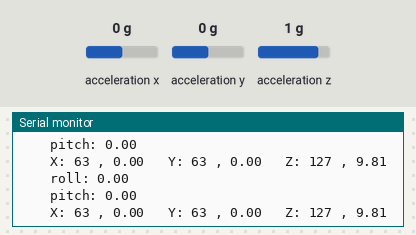
Bench run of a sketch on a simulated Teensy 4. On the bench: the last lines printed to the serial monitor. The test bench sets the inputs (shaded band); at power-on: acceleration x 0 g, acceleration y 0 g, acceleration z 1 g.

Above: at 1.3 s.
1.4 s: acceleration x set to -1.4 g
At 2.4 s:
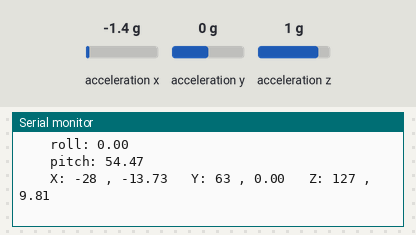
2.9 s: acceleration y set to -1.4 g
At 3.8 s:
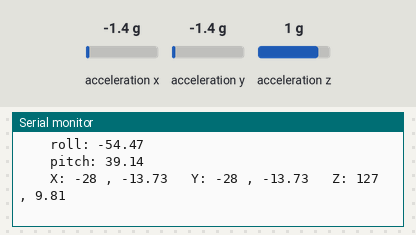
4.4 s: acceleration z set to -1.4 g
At 5.5 s:
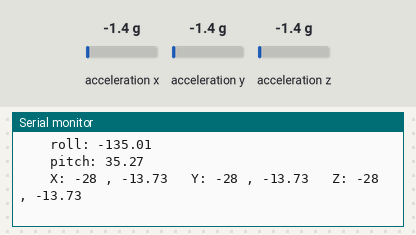
Timing chart, 0 to 7.4 s (numbered marks = the images above; inputs shaded):
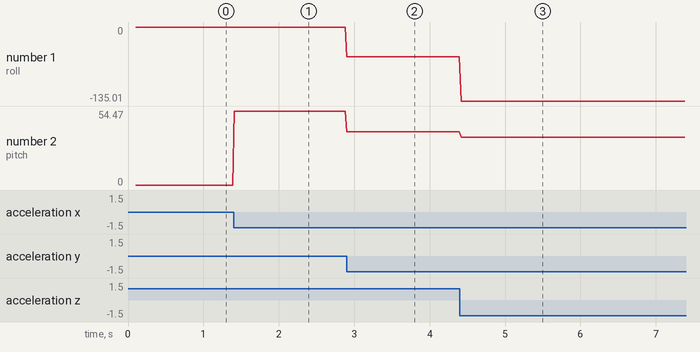

The sketch:

LIS3DH_MIDI_CC.ino.ino
```cpp
// Read Adafruit LIS3DH accelerometer
// and transmit x,y,z values as MIDI CC
// (only teensy)
// by ultranoise based on examples by Adafruit

#include <Wire.h>
#include <math.h>
#include <Adafruit_LIS3DH.h>
#include <Adafruit_Sensor.h>

// I2C
Adafruit_LIS3DH lis = Adafruit_LIS3DH();

// the MIDI channel number to send messages
const int channel = 1;

// the MIDI continuous controller for each accelerometer axis
const int controllerA0 = 10; // 10 = pan position
const int controllerA1 = 11; // 11 = volume/expression
const int controllerA2 = 91; // 91 = reverb level
const int controllerPitch = 101; //
const int controllerRoll = 120; //

// store previously sent values, to detect changes
int previousA0 = -1;
int previousA1 = -1;
int previousA2 = -1;
double previousRoll = -1;
double previousPitch = -1;

elapsedMillis msec = 0;  //to measure time between events


void setup() {
  Serial.begin(115200);
  Serial.println("Trying to read LIS3DH!");

  if (! lis.begin(0x18)) {   // change this to 0x19 for alternative i2c address
    Serial.println("Couldnt start");
    while (1);
  }
  Serial.println("LIS3DH found!");

  lis.setRange(LIS3DH_RANGE_4_G);   // 2, 4, 8 or 16 G!

  Serial.print("Range = "); Serial.print(2 << lis.getRange());
  Serial.println("G");

  delay(100);
}

void loop() {

  // only check the analog inputs 50 times per second,
  // to prevent a flood of MIDI messages
  if (msec >= 20) {
    msec = 0;

    /* get a new sensor event, normalized */
    sensors_event_t event;
    lis.getEvent(&event);

    //transform values to MIDI range ( [+-]9.8 to 0 -> 127)
    int n0 = map(event.acceleration.x, -9.8, 9.8, 0, 127);
    int n1 = map(event.acceleration.y,-9.8, 9.8, 0, 127);
    int n2 = map(event.acceleration.z,-9.8, 9.8, 0, 127);

    // only transmit MIDI messages if analog input changed
    if (n0 != previousA0) {
      usbMIDI.sendControlChange(controllerA0, n0, channel);
      previousA0 = n0;
    }
    if (n1 != previousA1) {
      usbMIDI.sendControlChange(controllerA1, n1, channel);
      previousA1 = n1;
    }
    if (n2 != previousA2) {
      usbMIDI.sendControlChange(controllerA2, n2, channel);
      previousA2 = n2;
    }

    // calculating pitch and roll ind degrees
    // see https://www.dfrobot.com/wiki/index.php/How_to_Use_a_Three-Axis_Accelerometer_for_Tilt_Sensing
    double roll = atan2(event.acceleration.y , event.acceleration.z) * 57.3;
    double pitch = atan2((- event.acceleration.x) , sqrt(event.acceleration.y * event.acceleration.y + event.acceleration.z * event.acceleration.z)) * 57.3;

    if (roll != previousRoll) {
      float tempRoll = map(roll, -180, 180, 0, 127);
      usbMIDI.sendControlChange(controllerRoll, tempRoll, channel);
      previousRoll = roll;
    }

    if (pitch != previousPitch) {
      float tempPitch = map(pitch, -90, 90, 0, 127);
      usbMIDI.sendControlChange(controllerPitch, tempPitch, channel);
      previousPitch = pitch;
    }

    Serial.print("\t\troll: ");Serial.println(roll);
    Serial.print("\t\tpitch: ");Serial.println(pitch);

    /* Display the results (acceleration is measured in m/s^2) */
    //Serial.print("\t\tX: "); Serial.print(event.acceleration.x);
    //Serial.print(" \tY: "); Serial.print(event.acceleration.y);
    //Serial.print(" \tZ: "); Serial.print(event.acceleration.z);
    //Serial.println(" m/s^2 ");
    Serial.print("\t\tX: "); Serial.print(n0);Serial.print(" , ");
    Serial.print(event.acceleration.x);
    Serial.print(" \tY: "); Serial.print(n1);Serial.print(" , ");
    Serial.print(event.acceleration.y);
    Serial.print(" \tZ: "); Serial.print(n2);Serial.print(" , ");
    Serial.print(event.acceleration.z);
    Serial.println();

  }

  // MIDI Controllers should discard incoming MIDI messages.
  // http://forum.pjrc.com/threads/24179-Teensy-3-Ableton-Analog-CC-causes-midi-crash
  while (usbMIDI.read()) {
    // ignore incoming messages
  }
}
```

Measured:
- after the input at 1.4 s, the serial monitor: prints a new line at once (image 1)
- after the input at 2.9 s, the serial monitor: prints a new line at once (image 2)
- after the input at 4.4 s, the serial monitor: prints a new line at once (image 3)
- plotted number 1: 0 → -54.47 after the input at 2.9 s, -54.47 → -135.01 after the input at 4.4 s
- plotted number 2: 0 → 54.47 after the input at 1.4 s, 54.47 → 39.14 after the input at 2.9 s, 39.14 → 35.27 after the input at 4.4 s
